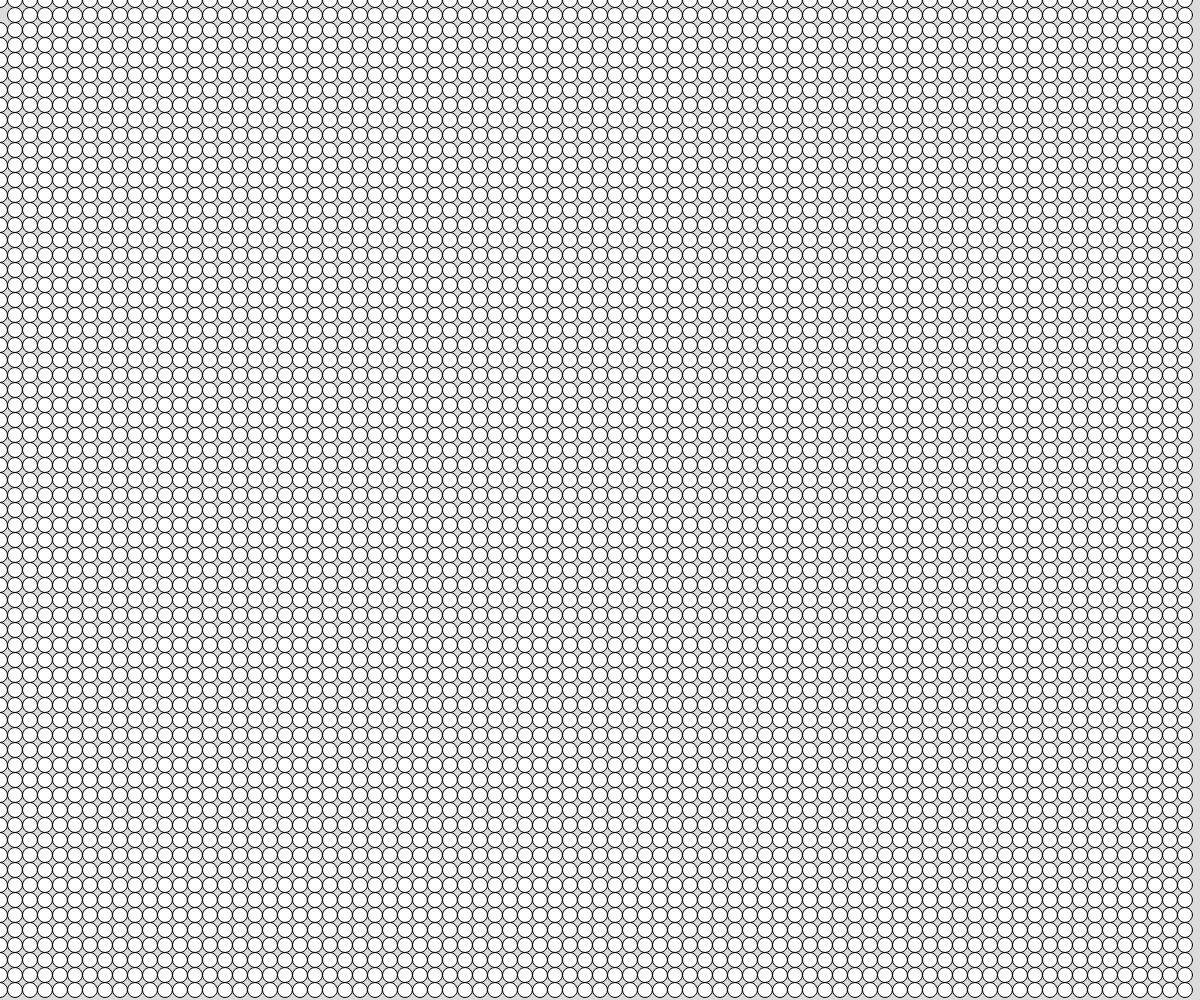
Frame 1 (no input)
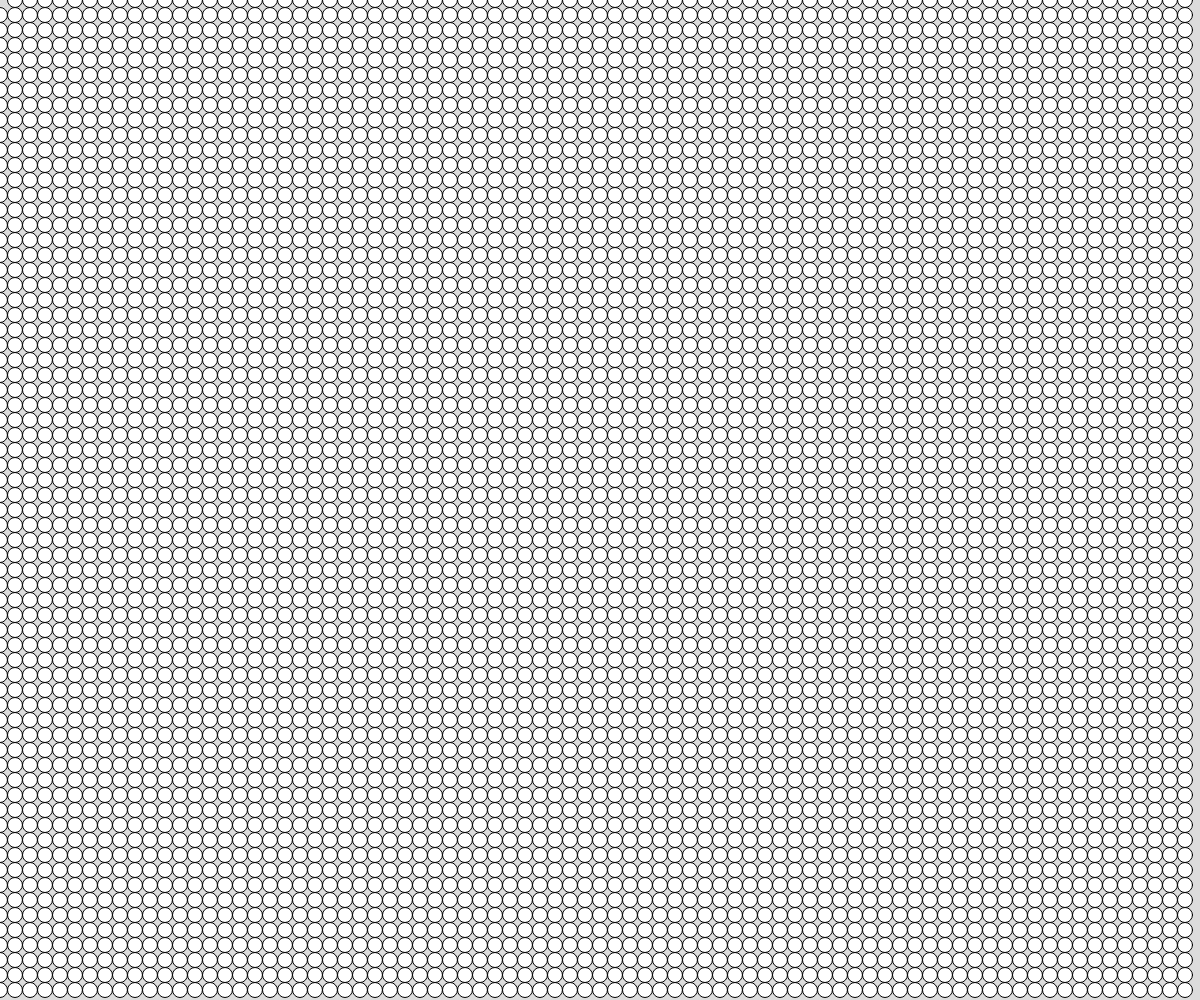
Frame 60 (no input)
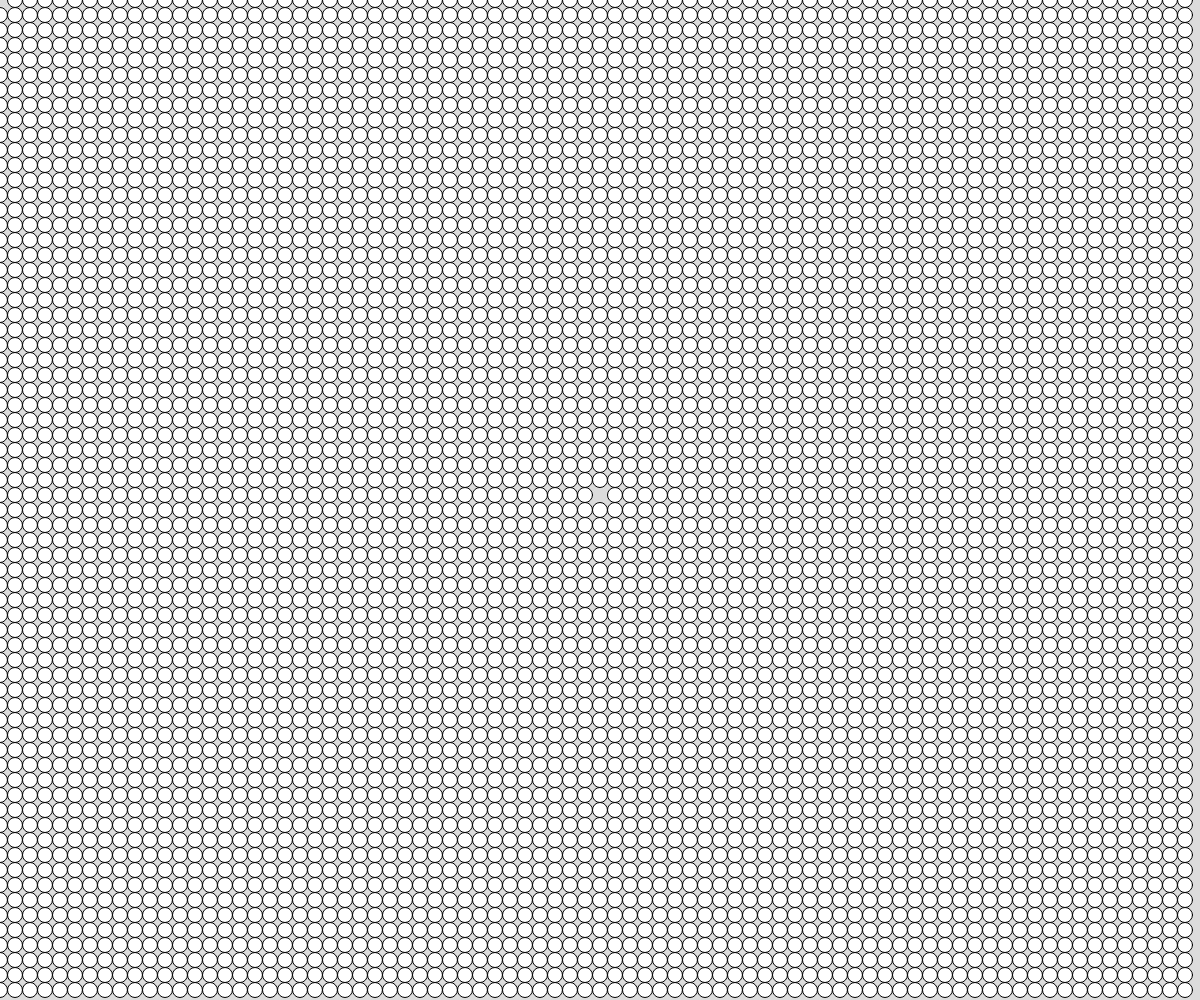
Frame 120 (the mouse pressed at the canvas centre since frame 60)

The p5.js sketch that drew these frames (run headless with seeded random() and noise() and a simulated clock; from frame 60 on, the mouse is pressed at the canvas centre):

// p5.js sketch
// ── sketch.js
// nested loops and popping bubbles
// mr. Scott
// oct 3rd. 2025

let bubbles = [];
let bubbleSize = 15;

function setup() {
  createCanvas(windowWidth, windowHeight);
  populateArray();
}


function populateArray(){
  //use a nested loop to generate x,y positions for
  //all the bubbles 
  for(let x = 0; x < width; x += bubbleSize){
  
    for(let y = 0; y < height; y += bubbleSize){
      let b = {
        x: x, y: y
      };
      bubbles.push(b);
    }
  }
}

function showBubbles(){
  //traverse the array, and display the bubble
  //at each (x,y)
  for(i = 0; i < bubbles.length; i++){
    let b = bubbles[i];
    circle(b.x, b.y, bubbleSize);

    //point in circle distance check (pop):
    if(dist(b.x, b.y, mouseX, mouseY) < bubbleSize/2){
      //to delete an item:  use .splice()
      //  .splice(pos, #ofItemsToDel, [replaceItems]);
      bubbles.splice(i, 1);
     
    }
  }
}



function draw() {
 background(220);
 showBubbles();
}















// function drawWithGrid(){
//   for(let x = 0; x <= width; x+= 30){
//     //x:  0,  30, 60
//     for(let y = 0; y <= height; y += 30){
//       //y : 0,  30, 60
//       circle(x,y,20);
//     }
//   }
// }
